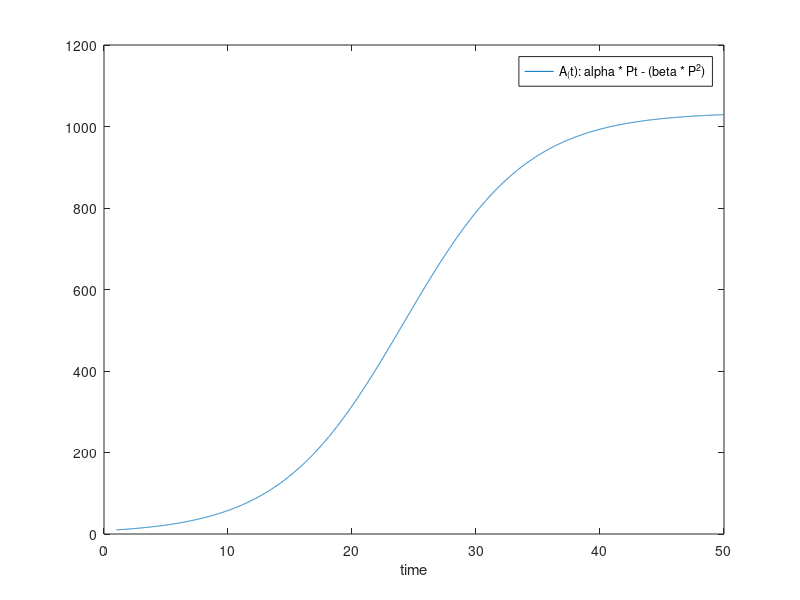

Source code (MATLAB):
% Simulation parameters
tStep  = 0.01;
tMax   = 50;
tSart  = 1;
% simulation arguments
alpha  = 1/5;
beta   = 1/5175;
Pt     = 10;
% result matrizes 
res    = [];
tSteps = [];
    
% loop variables
j  = 1;
for t=tSart:tStep:tMax
    % continous calculation of Pt_
    Pt_        = alpha * Pt - (beta * Pt^2);
    Pt         = Pt + (Pt_ * tStep);
    res(j)     = Pt; 
    tSteps(j)  = t;
    j          = j + 1;
end

% plot results
figure;
plot(tSteps, res);
xlabel('time')
legend('A_(t): alpha * Pt - (beta * P^2)');